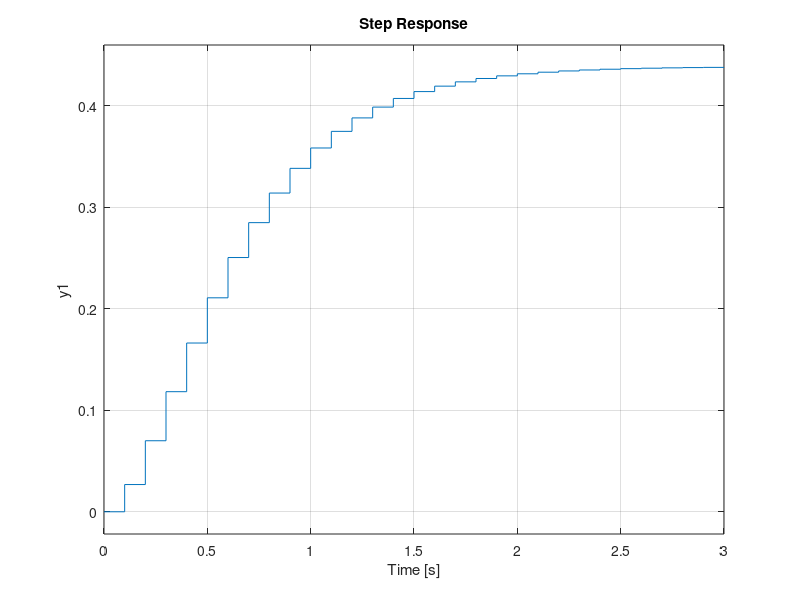
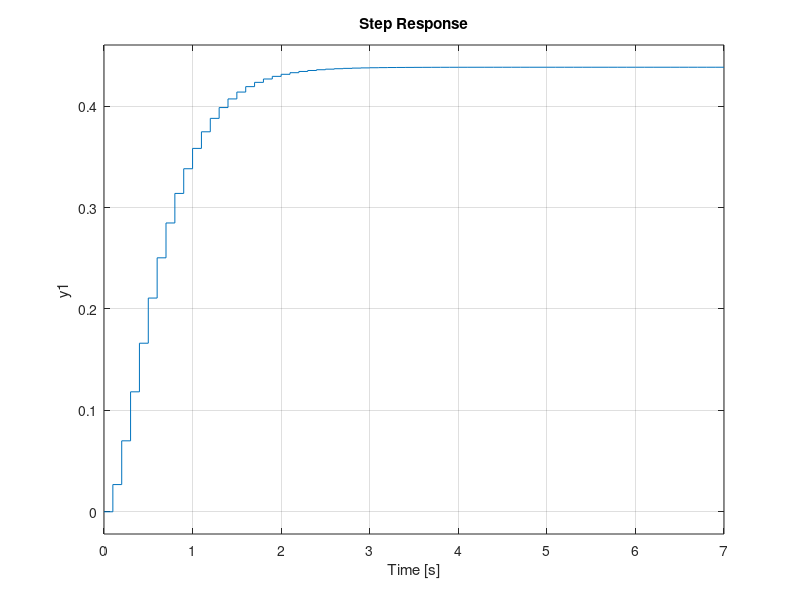
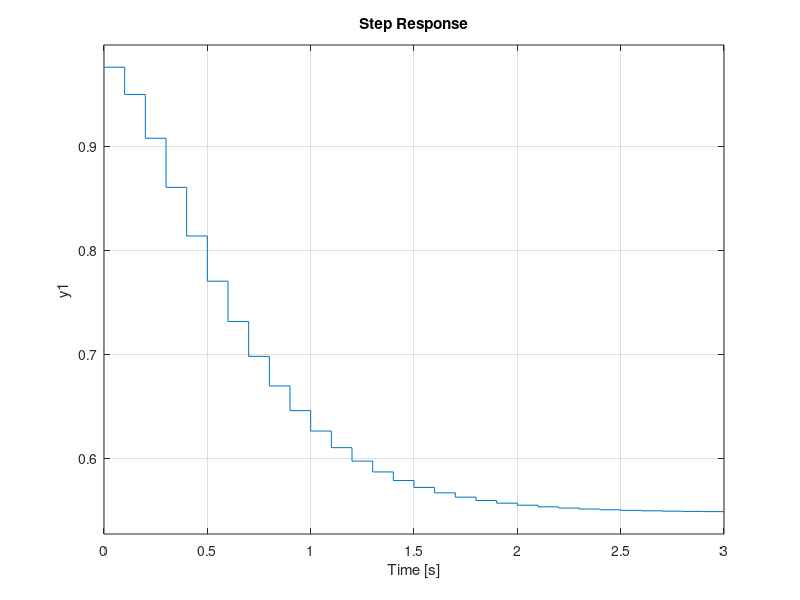
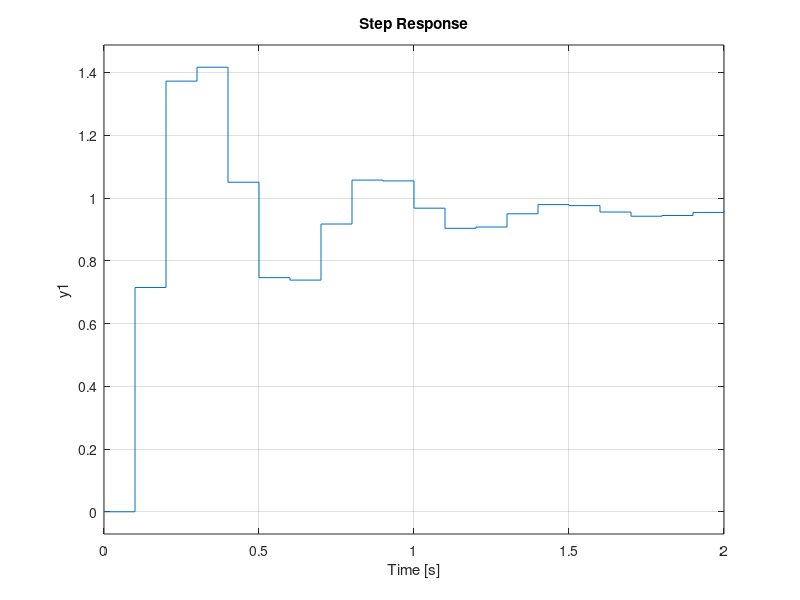

These figures' MATLAB source, in order:
num = [20 400];
den = [1 106 605 500];
T = .1;
Gp = tf(num,den)
Gz = c2d(Gp,.1,'zoh')


k = .976;
CL = feedback(k*Gz,1);
figure(3)
step(CL)


CLTF = (k*Gz)/(1+k*Gz);
figure(4)
step(CLTF)

M_R = k/(1+k*Gz);
figure(5)
step(M_R)


ki = 26;
CL = feedback(ki*Gz,1);
figure(6)
step(CL)
grid on;

M_Ri = ki/(1+(ki*Gz));
figure(7)
step(M_Ri)
grid on;
